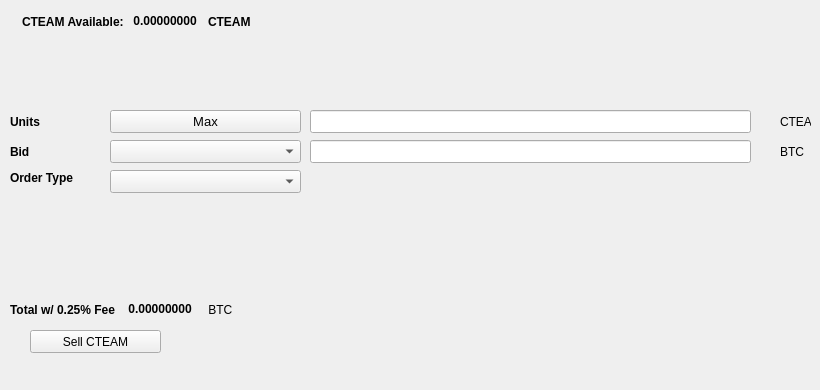
   <widget class="QWidget" name="SellTab">
    <attribute name="title">
     <string>Sell</string>
    </attribute>
    <widget class="QLabel" name="label_16">
     <property name="geometry">
      <rect>
       <x>780</x>
       <y>140</y>
       <width>31</width>
       <height>23</height>
      </rect>
     </property>
     <property name="text">
      <string>BTC</string>
     </property>
    </widget>
    <widget class="QComboBox" name="SellBidcomboBox">
     <property name="geometry">
      <rect>
       <x>110</x>
       <y>140</y>
       <width>191</width>
       <height>23</height>
      </rect>
     </property>
     <property name="font">
      <font>
       <pointsize>10</pointsize>
      </font>
     </property>
    </widget>
    <widget class="QLabel" name="label_18">
     <property name="geometry">
      <rect>
       <x>10</x>
       <y>110</y>
       <width>46</width>
       <height>23</height>
      </rect>
     </property>
     <property name="font">
      <font>
       <weight>75</weight>
       <bold>true</bold>
      </font>
     </property>
     <property name="text">
      <string>Units</string>
     </property>
    </widget>
    <widget class="QPushButton" name="Sell_Max_Amount">
     <property name="geometry">
      <rect>
       <x>110</x>
       <y>110</y>
       <width>191</width>
       <height>23</height>
      </rect>
     </property>
     <property name="font">
      <font>
       <pointsize>10</pointsize>
      </font>
     </property>
     <property name="text">
      <string>Max</string>
     </property>
    </widget>
    <widget class="QLabel" name="label_20">
     <property name="geometry">
      <rect>
       <x>10</x>
       <y>170</y>
       <width>91</width>
       <height>16</height>
      </rect>
     </property>
     <property name="font">
      <font>
       <weight>75</weight>
       <bold>true</bold>
      </font>
     </property>
     <property name="text">
      <string>Order Type</string>
     </property>
    </widget>
    <widget class="QComboBox" name="SellOrdertypeCombo">
     <property name="geometry">
      <rect>
       <x>110</x>
       <y>170</y>
       <width>191</width>
       <height>23</height>
      </rect>
     </property>
     <property name="font">
      <font>
       <pointsize>10</pointsize>
      </font>
     </property>
    </widget>
    <widget class="QLabel" name="label_21">
     <property name="geometry">
      <rect>
       <x>10</x>
       <y>140</y>
       <width>46</width>
       <height>23</height>
      </rect>
     </property>
     <property name="font">
      <font>
       <weight>75</weight>
       <bold>true</bold>
      </font>
     </property>
     <property name="text">
      <string>Bid</string>
     </property>
    </widget>
    <widget class="QLabel" name="label_22">
     <property name="geometry">
      <rect>
       <x>780</x>
       <y>110</y>
       <width>31</width>
       <height>23</height>
      </rect>
     </property>
     <property name="text">
      <string>CTEAM</string>
     </property>
    </widget>
    <widget class="QLineEdit" name="UnitsInputCTEAM">
     <property name="geometry">
      <rect>
       <x>310</x>
       <y>110</y>
       <width>441</width>
       <height>23</height>
      </rect>
     </property>
     <property name="font">
      <font>
       <pointsize>9</pointsize>
       <weight>75</weight>
       <bold>true</bold>
      </font>
     </property>
    </widget>
    <widget class="QLineEdit" name="SellBidPriceEdit">
     <property name="geometry">
      <rect>
       <x>310</x>
       <y>140</y>
       <width>441</width>
       <height>23</height>
      </rect>
     </property>
     <property name="font">
      <font>
       <pointsize>9</pointsize>
       <weight>75</weight>
       <bold>true</bold>
      </font>
     </property>
    </widget>
    <widget class="QPushButton" name="SellCTEAMBTN">
     <property name="geometry">
      <rect>
       <x>30</x>
       <y>330</y>
       <width>131</width>
       <height>23</height>
      </rect>
     </property>
     <property name="text">
      <string>Sell CTEAM</string>
     </property>
     <property name="icon">
      <iconset resource="../cteam">
       <normaloff>:/icons/bitcoin</normaloff>:/icons/bitcoin</iconset>
     </property>
    </widget>
    <widget class="QWidget" name="layoutWidget3">
     <property name="geometry">
      <rect>
       <x>22</x>
       <y>12</y>
       <width>258</width>
       <height>19</height>
      </rect>
     </property>
     <layout class="QHBoxLayout" name="horizontalLayout">
      <item>
       <widget class="QLabel" name="label232_2">
        <property name="font">
         <font>
          <weight>75</weight>
          <bold>true</bold>
         </font>
        </property>
        <property name="text">
         <string>CTEAM Available:</string>
        </property>
       </widget>
      </item>
      <item>
       <widget class="QLabel" name="CTEAMAvailableLabel">
        <property name="palette">
         <palette>
          <active>
           <colorrole role="WindowText">
            <brush brushstyle="SolidPattern">
             <color alpha="255">
              <red>0</red>
              <green>0</green>
              <blue>0</blue>
             </color>
            </brush>
           </colorrole>
           <colorrole role="Button">
            <brush brushstyle="SolidPattern">
             <color alpha="255">
              <red>0</red>
              <green>170</green>
              <blue>0</blue>
             </color>
            </brush>
           </colorrole>
           <colorrole role="Light">
            <brush brushstyle="SolidPattern">
             <color alpha="255">
              <red>0</red>
              <green>255</green>
              <blue>0</blue>
             </color>
            </brush>
           </colorrole>
           <colorrole role="Midlight">
            <brush brushstyle="SolidPattern">
             <color alpha="255">
              <red>0</red>
              <green>212</green>
              <blue>0</blue>
             </color>
            </brush>
           </colorrole>
           <colorrole role="Dark">
            <brush brushstyle="SolidPattern">
             <color alpha="255">
              <red>0</red>
              <green>85</green>
              <blue>0</blue>
             </color>
            </brush>
           </colorrole>
           <colorrole role="Mid">
            <brush brushstyle="SolidPattern">
             <color alpha="255">
              <red>0</red>
              <green>113</green>
              <blue>0</blue>
             </color>
            </brush>
           </colorrole>
           <colorrole role="Text">
            <brush brushstyle="SolidPattern">
             <color alpha="255">
              <red>0</red>
              <green>170</green>
              <blue>0</blue>
             </color>
            </brush>
           </colorrole>
           <colorrole role="BrightText">
            <brush brushstyle="SolidPattern">
             <color alpha="255">
              <red>255</red>
              <green>255</green>
              <blue>255</blue>
             </color>
            </brush>
           </colorrole>
           <colorrole role="ButtonText">
            <brush brushstyle="SolidPattern">
             <color alpha="255">
              <red>0</red>
              <green>0</green>
              <blue>0</blue>
             </color>
            </brush>
           </colorrole>
           <colorrole role="Base">
            <brush brushstyle="SolidPattern">
             <color alpha="255">
              <red>255</red>
              <green>255</green>
              <blue>255</blue>
             </color>
            </brush>
           </colorrole>
           <colorrole role="Window">
            <brush brushstyle="SolidPattern">
             <color alpha="255">
              <red>0</red>
              <green>170</green>
              <blue>0</blue>
             </color>
            </brush>
           </colorrole>
           <colorrole role="Shadow">
            <brush brushstyle="SolidPattern">
             <color alpha="255">
              <red>0</red>
              <green>0</green>
              <blue>0</blue>
             </color>
            </brush>
           </colorrole>
           <colorrole role="AlternateBase">
            <brush brushstyle="SolidPattern">
             <color alpha="255">
              <red>127</red>
              <green>212</green>
              <blue>127</blue>
             </color>
            </brush>
           </colorrole>
           <colorrole role="ToolTipBase">
            <brush brushstyle="SolidPattern">
             <color alpha="255">
              <red>255</red>
              <green>255</green>
              <blue>220</blue>
             </color>
            </brush>
           </colorrole>
           <colorrole role="ToolTipText">
            <brush brushstyle="SolidPattern">
             <color alpha="255">
              <red>0</red>
              <green>0</green>
              <blue>0</blue>
             </color>
            </brush>
           </colorrole>
          </active>
          <inactive>
           <colorrole role="WindowText">
            <brush brushstyle="SolidPattern">
             <color alpha="255">
              <red>0</red>
              <green>0</green>
              <blue>0</blue>
             </color>
            </brush>
           </colorrole>
           <colorrole role="Button">
            <brush brushstyle="SolidPattern">
             <color alpha="255">
              <red>0</red>
              <green>170</green>
              <blue>0</blue>
             </color>
            </brush>
           </colorrole>
           <colorrole role="Light">
            <brush brushstyle="SolidPattern">
             <color alpha="255">
              <red>0</red>
              <green>255</green>
              <blue>0</blue>
             </color>
            </brush>
           </colorrole>
           <colorrole role="Midlight">
            <brush brushstyle="SolidPattern">
             <color alpha="255">
              <red>0</red>
              <green>212</green>
              <blue>0</blue>
             </color>
            </brush>
           </colorrole>
           <colorrole role="Dark">
            <brush brushstyle="SolidPattern">
             <color alpha="255">
              <red>0</red>
              <green>85</green>
              <blue>0</blue>
             </color>
            </brush>
           </colorrole>
           <colorrole role="Mid">
            <brush brushstyle="SolidPattern">
             <color alpha="255">
              <red>0</red>
              <green>113</green>
              <blue>0</blue>
             </color>
            </brush>
           </colorrole>
           <colorrole role="Text">
            <brush brushstyle="SolidPattern">
             <color alpha="255">
              <red>0</red>
              <green>170</green>
              <blue>0</blue>
             </color>
            </brush>
           </colorrole>
           <colorrole role="BrightText">
            <brush brushstyle="SolidPattern">
             <color alpha="255">
              <red>255</red>
              <green>255</green>
              <blue>255</blue>
             </color>
            </brush>
           </colorrole>
           <colorrole role="ButtonText">
            <brush brushstyle="SolidPattern">
             <color alpha="255">
              <red>0</red>
              <green>0</green>
              <blue>0</blue>
             </color>
            </brush>
           </colorrole>
           <colorrole role="Base">
            <brush brushstyle="SolidPattern">
             <color alpha="255">
              <red>255</red>
              <green>255</green>
              <blue>255</blue>
             </color>
            </brush>
           </colorrole>
           <colorrole role="Window">
            <brush brushstyle="SolidPattern">
             <color alpha="255">
              <red>0</red>
              <green>170</green>
              <blue>0</blue>
             </color>
            </brush>
           </colorrole>
           <colorrole role="Shadow">
            <brush brushstyle="SolidPattern">
             <color alpha="255">
              <red>0</red>
              <green>0</green>
              <blue>0</blue>
             </color>
            </brush>
           </colorrole>
           <colorrole role="AlternateBase">
            <brush brushstyle="SolidPattern">
             <color alpha="255">
              <red>127</red>
              <green>212</green>
              <blue>127</blue>
             </color>
            </brush>
           </colorrole>
           <colorrole role="ToolTipBase">
            <brush brushstyle="SolidPattern">
             <color alpha="255">
              <red>255</red>
              <green>255</green>
              <blue>220</blue>
             </color>
            </brush>
           </colorrole>
           <colorrole role="ToolTipText">
            <brush brushstyle="SolidPattern">
             <color alpha="255">
              <red>0</red>
              <green>0</green>
              <blue>0</blue>
             </color>
            </brush>
           </colorrole>
          </inactive>
          <disabled>
           <colorrole role="WindowText">
            <brush brushstyle="SolidPattern">
             <color alpha="255">
              <red>0</red>
              <green>85</green>
              <blue>0</blue>
             </color>
            </brush>
           </colorrole>
           <colorrole role="Button">
            <brush brushstyle="SolidPattern">
             <color alpha="255">
              <red>0</red>
              <green>170</green>
              <blue>0</blue>
             </color>
            </brush>
           </colorrole>
           <colorrole role="Light">
            <brush brushstyle="SolidPattern">
             <color alpha="255">
              <red>0</red>
              <green>255</green>
              <blue>0</blue>
             </color>
            </brush>
           </colorrole>
           <colorrole role="Midlight">
            <brush brushstyle="SolidPattern">
             <color alpha="255">
              <red>0</red>
              <green>212</green>
              <blue>0</blue>
             </color>
            </brush>
           </colorrole>
           <colorrole role="Dark">
            <brush brushstyle="SolidPattern">
             <color alpha="255">
              <red>0</red>
              <green>85</green>
              <blue>0</blue>
             </color>
            </brush>
           </colorrole>
           <colorrole role="Mid">
            <brush brushstyle="SolidPattern">
             <color alpha="255">
              <red>0</red>
              <green>113</green>
              <blue>0</blue>
             </color>
            </brush>
           </colorrole>
           <colorrole role="Text">
            <brush brushstyle="SolidPattern">
             <color alpha="255">
              <red>0</red>
              <green>85</green>
              <blue>0</blue>
             </color>
            </brush>
           </colorrole>
           <colorrole role="BrightText">
            <brush brushstyle="SolidPattern">
             <color alpha="255">
              <red>255</red>
              <green>255</green>
              <blue>255</blue>
             </color>
            </brush>
           </colorrole>
           <colorrole role="ButtonText">
            <brush brushstyle="SolidPattern">
             <color alpha="255">
              <red>0</red>
              <green>85</green>
              <blue>0</blue>
             </color>
            </brush>
           </colorrole>
           <colorrole role="Base">
            <brush brushstyle="SolidPattern">
             <color alpha="255">
              <red>0</red>
              <green>170</green>
              <blue>0</blue>
             </color>
            </brush>
           </colorrole>
           <colorrole role="Window">
            <brush brushstyle="SolidPattern">
             <color alpha="255">
              <red>0</red>
              <green>170</green>
              <blue>0</blue>
             </color>
            </brush>
           </colorrole>
           <colorrole role="Shadow">
            <brush brushstyle="SolidPattern">
             <color alpha="255">
              <red>0</red>
              <green>0</green>
              <blue>0</blue>
             </color>
            </brush>
           </colorrole>
           <colorrole role="AlternateBase">
            <brush brushstyle="SolidPattern">
             <color alpha="255">
              <red>0</red>
              <green>170</green>
              <blue>0</blue>
             </color>
            </brush>
           </colorrole>
           <colorrole role="ToolTipBase">
            <brush brushstyle="SolidPattern">
             <color alpha="255">
              <red>255</red>
              <green>255</green>
              <blue>220</blue>
             </color>
            </brush>
           </colorrole>
           <colorrole role="ToolTipText">
            <brush brushstyle="SolidPattern">
             <color alpha="255">
              <red>0</red>
              <green>0</green>
              <blue>0</blue>
             </color>
            </brush>
           </colorrole>
          </disabled>
         </palette>
        </property>
        <property name="font">
         <font>
          <weight>75</weight>
          <bold>true</bold>
         </font>
        </property>
        <property name="text">
         <string> 0.00000000 </string>
        </property>
        <property name="textInteractionFlags">
         <set>Qt::LinksAccessibleByMouse|Qt::TextSelectableByKeyboard|Qt::TextSelectableByMouse</set>
        </property>
       </widget>
      </item>
      <item>
       <widget class="QLabel" name="labelCTEAM">
        <property name="font">
         <font>
          <weight>75</weight>
          <bold>true</bold>
         </font>
        </property>
        <property name="text">
         <string>CTEAM</string>
        </property>
       </widget>
      </item>
     </layout>
    </widget>
    <widget class="QWidget" name="layoutWidget">
     <property name="geometry">
      <rect>
       <x>10</x>
       <y>300</y>
       <width>268</width>
       <height>19</height>
      </rect>
     </property>
     <layout class="QHBoxLayout" name="horizontalLayout_2">
      <item>
       <widget class="QLabel" name="label_19">
        <property name="font">
         <font>
          <weight>75</weight>
          <bold>true</bold>
         </font>
        </property>
        <property name="text">
         <string>Total w/ 0.25% Fee </string>
        </property>
       </widget>
      </item>
      <item>
       <widget class="QLabel" name="SellCostLabel">
        <property name="palette">
         <palette>
          <active>
           <colorrole role="WindowText">
            <brush brushstyle="SolidPattern">
             <color alpha="255">
              <red>0</red>
              <green>0</green>
              <blue>0</blue>
             </color>
            </brush>
           </colorrole>
           <colorrole role="Button">
            <brush brushstyle="SolidPattern">
             <color alpha="255">
              <red>0</red>
              <green>170</green>
              <blue>0</blue>
             </color>
            </brush>
           </colorrole>
           <colorrole role="Light">
            <brush brushstyle="SolidPattern">
             <color alpha="255">
              <red>0</red>
              <green>255</green>
              <blue>0</blue>
             </color>
            </brush>
           </colorrole>
           <colorrole role="Midlight">
            <brush brushstyle="SolidPattern">
             <color alpha="255">
              <red>0</red>
              <green>212</green>
              <blue>0</blue>
             </color>
            </brush>
           </colorrole>
           <colorrole role="Dark">
            <brush brushstyle="SolidPattern">
             <color alpha="255">
              <red>0</red>
              <green>85</green>
              <blue>0</blue>
             </color>
            </brush>
           </colorrole>
           <colorrole role="Mid">
            <brush brushstyle="SolidPattern">
             <color alpha="255">
              <red>0</red>
              <green>113</green>
              <blue>0</blue>
             </color>
            </brush>
           </colorrole>
           <colorrole role="Text">
            <brush brushstyle="SolidPattern">
             <color alpha="255">
              <red>0</red>
              <green>170</green>
              <blue>0</blue>
             </color>
            </brush>
           </colorrole>
           <colorrole role="BrightText">
            <brush brushstyle="SolidPattern">
             <color alpha="255">
              <red>255</red>
              <green>255</green>
              <blue>255</blue>
             </color>
            </brush>
           </colorrole>
           <colorrole role="ButtonText">
            <brush brushstyle="SolidPattern">
             <color alpha="255">
              <red>0</red>
              <green>0</green>
              <blue>0</blue>
             </color>
            </brush>
           </colorrole>
           <colorrole role="Base">
            <brush brushstyle="SolidPattern">
             <color alpha="255">
              <red>255</red>
              <green>255</green>
              <blue>255</blue>
             </color>
            </brush>
           </colorrole>
           <colorrole role="Window">
            <brush brushstyle="SolidPattern">
             <color alpha="255">
              <red>0</red>
              <green>170</green>
              <blue>0</blue>
             </color>
            </brush>
           </colorrole>
           <colorrole role="Shadow">
            <brush brushstyle="SolidPattern">
             <color alpha="255">
              <red>0</red>
              <green>0</green>
              <blue>0</blue>
             </color>
            </brush>
           </colorrole>
           <colorrole role="AlternateBase">
            <brush brushstyle="SolidPattern">
             <color alpha="255">
              <red>127</red>
              <green>212</green>
              <blue>127</blue>
             </color>
            </brush>
           </colorrole>
           <colorrole role="ToolTipBase">
            <brush brushstyle="SolidPattern">
             <color alpha="255">
              <red>255</red>
              <green>255</green>
              <blue>220</blue>
             </color>
            </brush>
           </colorrole>
           <colorrole role="ToolTipText">
            <brush brushstyle="SolidPattern">
             <color alpha="255">
              <red>0</red>
              <green>0</green>
              <blue>0</blue>
             </color>
            </brush>
           </colorrole>
          </active>
          <inactive>
           <colorrole role="WindowText">
            <brush brushstyle="SolidPattern">
             <color alpha="255">
              <red>0</red>
              <green>0</green>
              <blue>0</blue>
             </color>
            </brush>
           </colorrole>
           <colorrole role="Button">
            <brush brushstyle="SolidPattern">
             <color alpha="255">
              <red>0</red>
              <green>170</green>
              <blue>0</blue>
             </color>
            </brush>
           </colorrole>
           <colorrole role="Light">
            <brush brushstyle="SolidPattern">
             <color alpha="255">
              <red>0</red>
              <green>255</green>
              <blue>0</blue>
             </color>
            </brush>
           </colorrole>
           <colorrole role="Midlight">
            <brush brushstyle="SolidPattern">
             <color alpha="255">
              <red>0</red>
              <green>212</green>
              <blue>0</blue>
             </color>
            </brush>
           </colorrole>
           <colorrole role="Dark">
            <brush brushstyle="SolidPattern">
             <color alpha="255">
              <red>0</red>
              <green>85</green>
              <blue>0</blue>
             </color>
            </brush>
           </colorrole>
           <colorrole role="Mid">
            <brush brushstyle="SolidPattern">
             <color alpha="255">
              <red>0</red>
              <green>113</green>
              <blue>0</blue>
             </color>
            </brush>
           </colorrole>
           <colorrole role="Text">
            <brush brushstyle="SolidPattern">
             <color alpha="255">
              <red>0</red>
              <green>170</green>
              <blue>0</blue>
             </color>
            </brush>
           </colorrole>
           <colorrole role="BrightText">
            <brush brushstyle="SolidPattern">
             <color alpha="255">
              <red>255</red>
              <green>255</green>
              <blue>255</blue>
             </color>
            </brush>
           </colorrole>
           <colorrole role="ButtonText">
            <brush brushstyle="SolidPattern">
             <color alpha="255">
              <red>0</red>
              <green>0</green>
              <blue>0</blue>
             </color>
            </brush>
           </colorrole>
           <colorrole role="Base">
            <brush brushstyle="SolidPattern">
             <color alpha="255">
              <red>255</red>
              <green>255</green>
              <blue>255</blue>
             </color>
            </brush>
           </colorrole>
           <colorrole role="Window">
            <brush brushstyle="SolidPattern">
             <color alpha="255">
              <red>0</red>
              <green>170</green>
              <blue>0</blue>
             </color>
            </brush>
           </colorrole>
           <colorrole role="Shadow">
            <brush brushstyle="SolidPattern">
             <color alpha="255">
              <red>0</red>
              <green>0</green>
              <blue>0</blue>
             </color>
            </brush>
           </colorrole>
           <colorrole role="AlternateBase">
            <brush brushstyle="SolidPattern">
             <color alpha="255">
              <red>127</red>
              <green>212</green>
              <blue>127</blue>
             </color>
            </brush>
           </colorrole>
           <colorrole role="ToolTipBase">
            <brush brushstyle="SolidPattern">
             <color alpha="255">
              <red>255</red>
              <green>255</green>
              <blue>220</blue>
             </color>
            </brush>
           </colorrole>
           <colorrole role="ToolTipText">
            <brush brushstyle="SolidPattern">
             <color alpha="255">
              <red>0</red>
              <green>0</green>
              <blue>0</blue>
             </color>
            </brush>
           </colorrole>
          </inactive>
          <disabled>
           <colorrole role="WindowText">
            <brush brushstyle="SolidPattern">
             <color alpha="255">
              <red>0</red>
              <green>85</green>
              <blue>0</blue>
             </color>
            </brush>
           </colorrole>
           <colorrole role="Button">
            <brush brushstyle="SolidPattern">
             <color alpha="255">
              <red>0</red>
              <green>170</green>
              <blue>0</blue>
             </color>
            </brush>
           </colorrole>
           <colorrole role="Light">
            <brush brushstyle="SolidPattern">
             <color alpha="255">
              <red>0</red>
              <green>255</green>
              <blue>0</blue>
             </color>
            </brush>
           </colorrole>
           <colorrole role="Midlight">
            <brush brushstyle="SolidPattern">
             <color alpha="255">
              <red>0</red>
              <green>212</green>
              <blue>0</blue>
             </color>
            </brush>
           </colorrole>
           <colorrole role="Dark">
            <brush brushstyle="SolidPattern">
             <color alpha="255">
              <red>0</red>
              <green>85</green>
              <blue>0</blue>
             </color>
            </brush>
           </colorrole>
           <colorrole role="Mid">
            <brush brushstyle="SolidPattern">
             <color alpha="255">
              <red>0</red>
              <green>113</green>
              <blue>0</blue>
             </color>
            </brush>
           </colorrole>
           <colorrole role="Text">
            <brush brushstyle="SolidPattern">
             <color alpha="255">
              <red>0</red>
              <green>85</green>
              <blue>0</blue>
             </color>
            </brush>
           </colorrole>
           <colorrole role="BrightText">
            <brush brushstyle="SolidPattern">
             <color alpha="255">
              <red>255</red>
              <green>255</green>
              <blue>255</blue>
             </color>
            </brush>
           </colorrole>
           <colorrole role="ButtonText">
            <brush brushstyle="SolidPattern">
             <color alpha="255">
              <red>0</red>
              <green>85</green>
              <blue>0</blue>
             </color>
            </brush>
           </colorrole>
           <colorrole role="Base">
            <brush brushstyle="SolidPattern">
             <color alpha="255">
              <red>0</red>
              <green>170</green>
              <blue>0</blue>
             </color>
            </brush>
           </colorrole>
           <colorrole role="Window">
            <brush brushstyle="SolidPattern">
             <color alpha="255">
              <red>0</red>
              <green>170</green>
              <blue>0</blue>
             </color>
            </brush>
           </colorrole>
           <colorrole role="Shadow">
            <brush brushstyle="SolidPattern">
             <color alpha="255">
              <red>0</red>
              <green>0</green>
              <blue>0</blue>
             </color>
            </brush>
           </colorrole>
           <colorrole role="AlternateBase">
            <brush brushstyle="SolidPattern">
             <color alpha="255">
              <red>0</red>
              <green>170</green>
              <blue>0</blue>
             </color>
            </brush>
           </colorrole>
           <colorrole role="ToolTipBase">
            <brush brushstyle="SolidPattern">
             <color alpha="255">
              <red>255</red>
              <green>255</green>
              <blue>220</blue>
             </color>
            </brush>
           </colorrole>
           <colorrole role="ToolTipText">
            <brush brushstyle="SolidPattern">
             <color alpha="255">
              <red>0</red>
              <green>0</green>
              <blue>0</blue>
             </color>
            </brush>
           </colorrole>
          </disabled>
         </palette>
        </property>
        <property name="font">
         <font>
          <weight>75</weight>
          <bold>true</bold>
         </font>
        </property>
        <property name="autoFillBackground">
         <bool>false</bool>
        </property>
        <property name="text">
         <string> 0.00000000</string>
        </property>
        <property name="textInteractionFlags">
         <set>Qt::LinksAccessibleByMouse|Qt::TextSelectableByMouse</set>
        </property>
       </widget>
      </item>
      <item>
       <widget class="QLabel" name="label_17">
        <property name="font">
         <font>
          <weight>50</weight>
          <bold>false</bold>
         </font>
        </property>
        <property name="text">
         <string> BTC</string>
        </property>
       </widget>
      </item>
     </layout>
    </widget>
    <widget class="QLabel" name="label_23">
     <property name="geometry">
      <rect>
       <x>460</x>
       <y>300</y>
       <width>281</width>
       <height>81</height>
      </rect>
     </property>
     <property name="text">
      <string/>
     </property>
     <property name="pixmap">
      <pixmap>:/images/bittrex</pixmap>
     </property>
    </widget>
   </widget>
